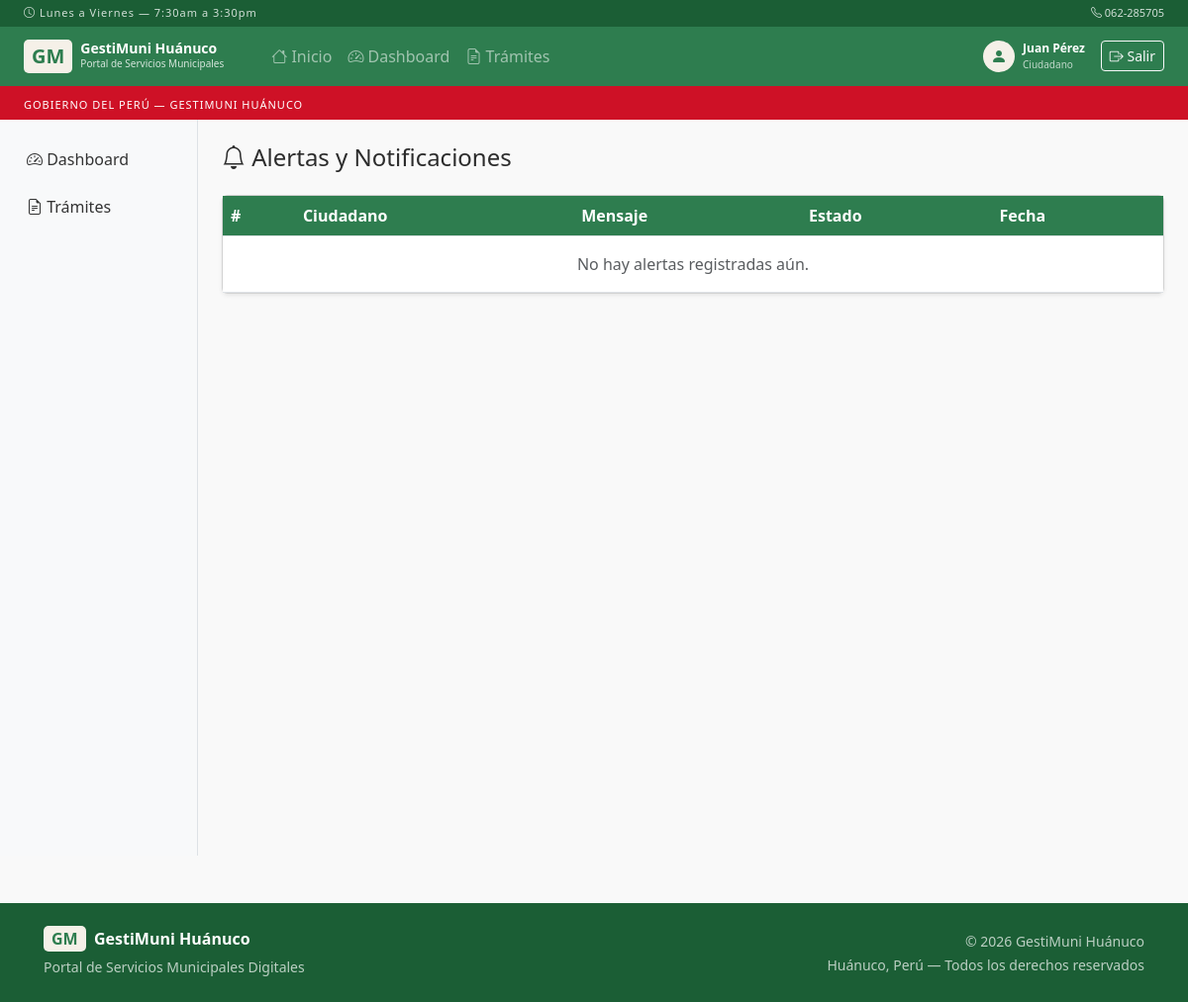
Before: /alertas (signed in) with the older database file.
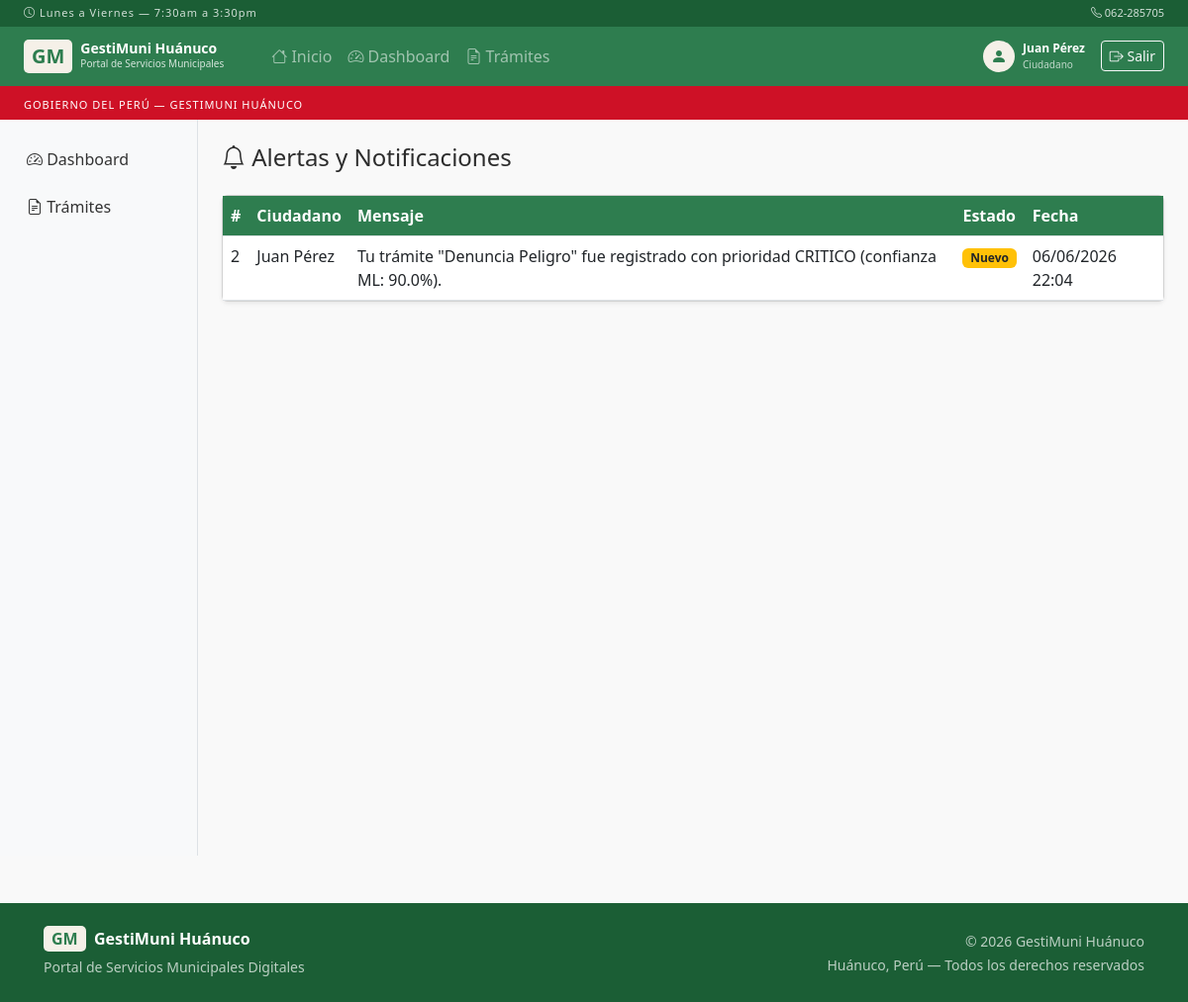
After: the same page with the newer database file.
### models.py (models this page shows)
class Alerta(db.Model):
    __tablename__ = 'alertas'
    id              = db.Column(db.Integer, primary_key=True)
    tramite_id      = db.Column(db.Integer, db.ForeignKey('tramites.id'), nullable=False)
    ciudadano_id    = db.Column(db.Integer, db.ForeignKey('usuarios.id'), nullable=False)
    mensaje         = db.Column(db.Text, nullable=False)
    tipo            = db.Column(db.String(20), default='info')     # info | warning | danger | success
    leido           = db.Column(db.Boolean, default=False)
    enviado_email   = db.Column(db.Boolean, default=False)
    fecha           = db.Column(db.DateTime, default=datetime.utcnow)
    tramite         = db.relationship('Tramite', backref='alertas')
    ciudadano       = db.relationship('Usuario', backref='alertas')

class Usuario(UserMixin, db.Model):
    __tablename__ = 'usuarios'
    id              = db.Column(db.Integer, primary_key=True)
    nombre          = db.Column(db.String(100), nullable=False)
    username        = db.Column(db.String(50), unique=True, nullable=False)
    password        = db.Column(db.String(200), nullable=False)
    rol             = db.Column(db.String(20), nullable=False)  # admin | empleado | ciudadano
    dni             = db.Column(db.String(8), unique=True, nullable=True)
    email           = db.Column(db.String(120), unique=True, nullable=True)
    telefono        = db.Column(db.String(15), nullable=True)
    activo          = db.Column(db.Boolean, default=True)
    fecha_registro  = db.Column(db.DateTime, default=datetime.utcnow)
    ultimo_acceso   = db.Column(db.DateTime, nullable=True)

### app.py (the view)
@app.route('/alertas')
@login_required
def alertas():
    if current_user.rol == 'admin':
        lista = Alerta.query.order_by(Alerta.fecha.desc()).all()
    else:
        lista = Alerta.query.filter_by(
            ciudadano_id=current_user.id).order_by(Alerta.fecha.desc()).all()
    return render_template('alertas.html', alertas=lista)

### app.py (called while the page is built)
@login_mgr.user_loader
def load_user(uid):
    return Usuario.query.get(int(uid))

### templates/alertas.html
{% extends 'base.html' %}
{% block contenido %}
<h4 class="mb-4"><i class="bi bi-bell"></i> Alertas y Notificaciones</h4>
<div class="card shadow-sm">
    <div class="card-body p-0">
        <table class="table table-hover mb-0">
            <thead>
                <tr>
                    <th>#</th>
                    <th>Ciudadano</th>
                    <th>Mensaje</th>
                    <th>Estado</th>
                    <th>Fecha</th>
                </tr>
            </thead>
            <tbody>
                {% for a in alertas %}
                <tr>
                    <td>{{ a.id }}</td>
                    <td>{{ a.ciudadano.nombre }}</td>
                    <td>{{ a.mensaje }}</td>
                    <td>
                        {% if a.leido %}
                        <span class="badge bg-secondary">Leído</span>
                        {% else %}
                        <span class="badge bg-warning text-dark">Nuevo</span>
                        {% endif %}
                    </td>
                    <td>{{ a.fecha.strftime('%d/%m/%Y %H:%M') }}</td>
                </tr>
                {% else %}
                <tr>
                    <td colspan="5" class="text-center text-muted py-3">
                        No hay alertas registradas aún.
                    </td>
                </tr>
                {% endfor %}
            </tbody>
        </table>
    </div>
</div>
{% endblock %}

Changed rows visible on the page:
added Alerta: id "2", ciudadano.nombre "Juan Pérez", mensaje "Tu trámite \"Denuncia Peligro\" fue registrado con prioridad CRITICO (confianza ML: 90.0%).", leido "Nuevo", fecha "06/06/2026 22:04"
Other visible differences:
text no longer shown: "No hay alertas registradas aún."
